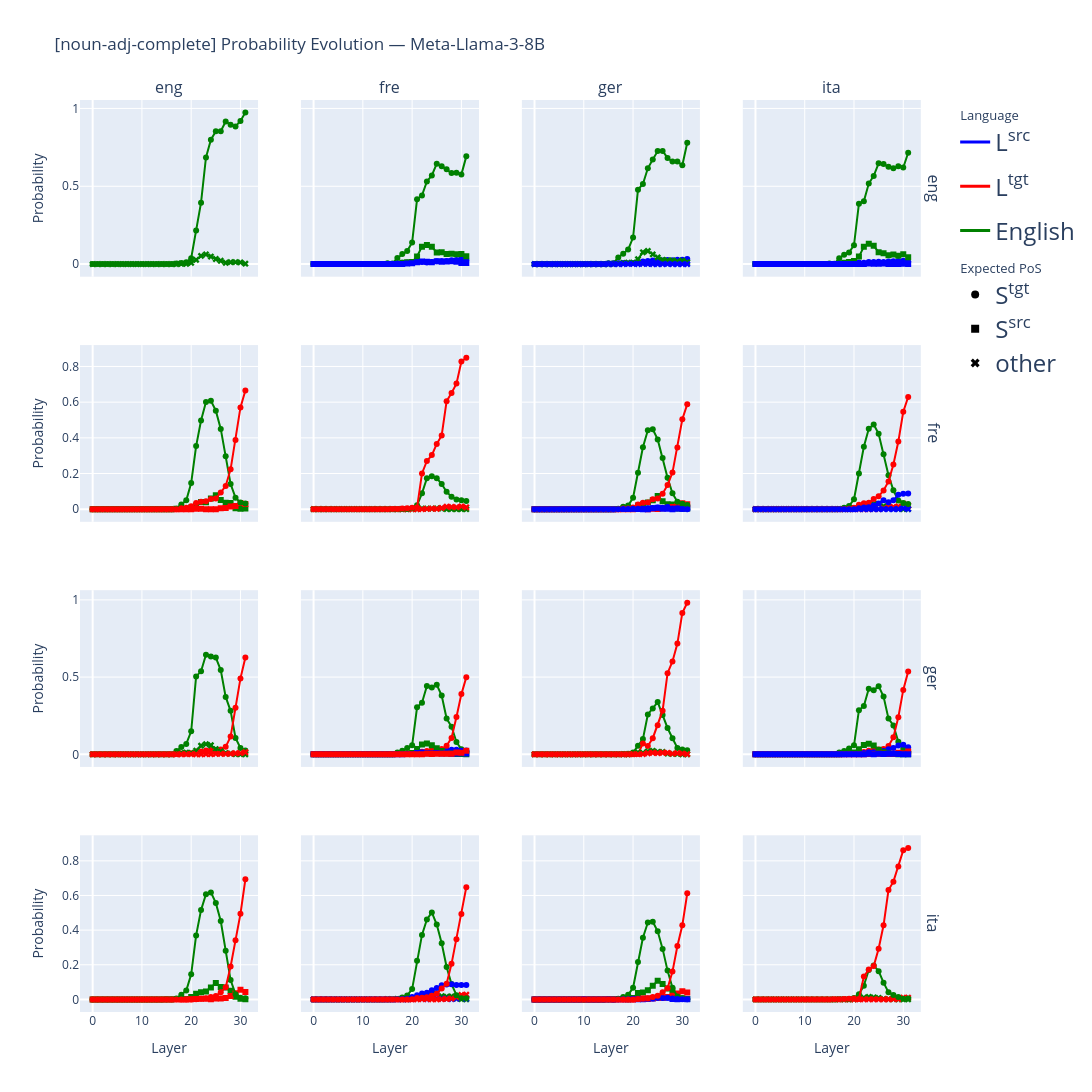
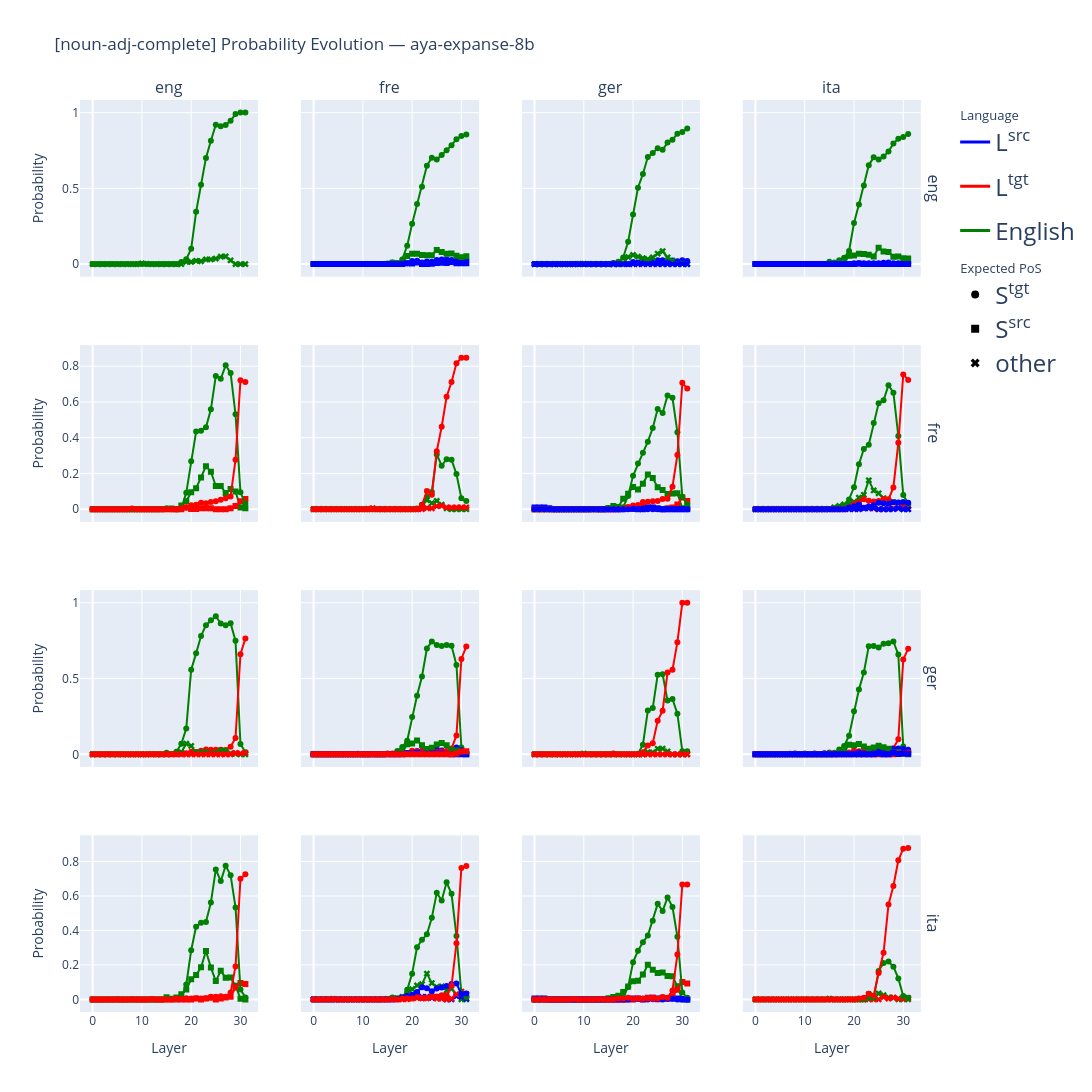
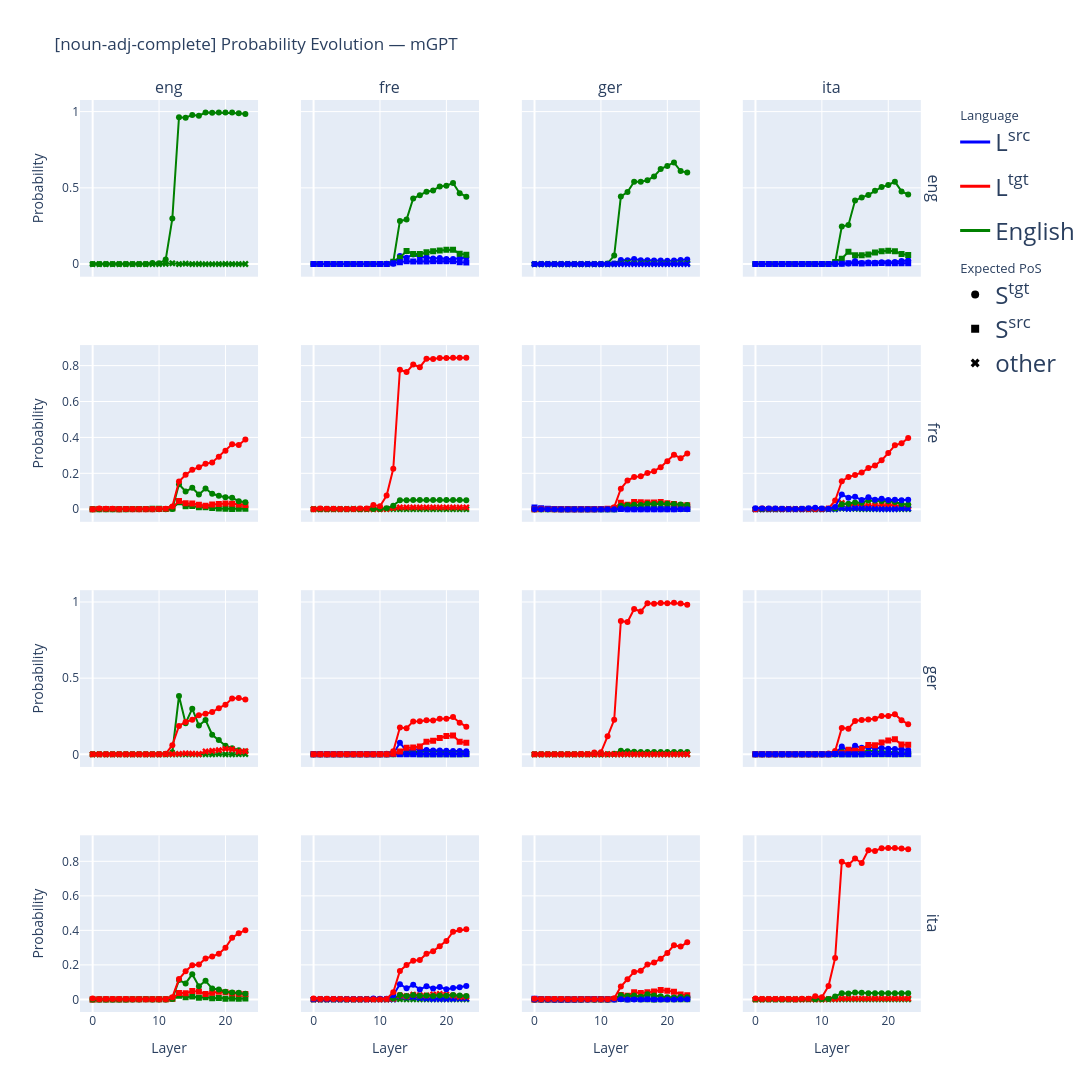
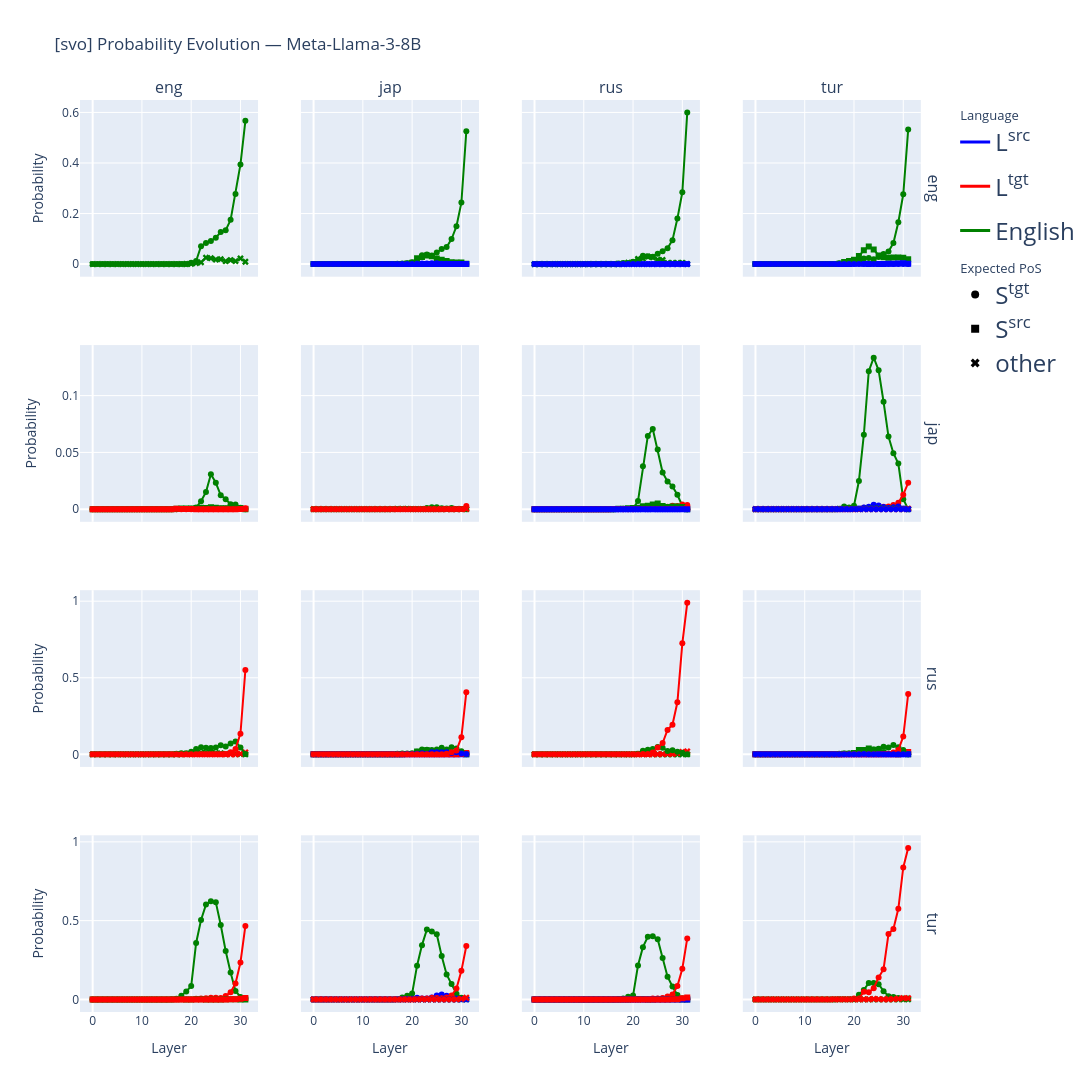

Notebook source saved alongside these figures, in order:
### Code cell
# Two shapes: one for "matches expected POS of tgt", one for "matches expected POS of src"
ROLE_SHAPES = {"tgt": "circle", "src": "square", "mismatch": "x"}

def get_shape(pos, lang_role, src_lang, tgt_lang, experiment):
    """Return shape based on whether pos matches the expected POS of src or tgt."""
    expected_tgt = LANG2S.get(experiment, {}).get(tgt_lang)
    expected_src = LANG2S.get(experiment, {}).get(src_lang)
    if pos == expected_tgt:
        return ROLE_SHAPES["tgt"]
    if pos == expected_src:
        return ROLE_SHAPES["src"]
    return ROLE_SHAPES["mismatch"]


for (experiment, model_short), exp_df in all_data.groupby(['experiment', 'model_short']):

    src_langs = sorted(exp_df['src_lang'].unique())[:4]
    tgt_langs = sorted(exp_df['tgt_lang'].unique())[:4]

    n_rows, n_cols = len(tgt_langs), len(src_langs)

    fig = make_subplots(
        rows=n_rows, cols=n_cols,
        row_titles=tgt_langs,
        column_titles=src_langs,
        shared_xaxes=True,
        shared_yaxes=True,
    )

    for col_i, src_lang in enumerate(src_langs, start=1):
        for row_i, tgt_lang in enumerate(tgt_langs, start=1):

            ROLE_LABELS = {
                "src": "L<sup>src</sup>",
                "tgt": "L<sup>tgt</sup>",
                "eng": "English",
            }

            cell_df = exp_df[
                (exp_df['src_lang'] == src_lang) &
                (exp_df['tgt_lang'] == tgt_lang)
            ]
            if cell_df.empty:
                continue
            
            def lang_to_role(lang, src_lang, tgt_lang):
                if lang == "eng":
                    return "eng"
                if lang == tgt_lang:
                    return "tgt"
                if lang == src_lang:
                    return "src"
                return None

            for token_type in sorted(cell_df['token_type'].unique()):
                parts     = token_type.split('-')
                pos, lang = parts[0], parts[-1]
                role      = lang_to_role(lang, src_lang, tgt_lang)
                color     = ROLE_COLORS[role] if role else "grey"
                label     = ROLE_LABELS[role] if role else lang
                symbol    = get_shape(pos, role, src_lang, tgt_lang, experiment)

                avg_data = (
                    cell_df[cell_df['token_type'] == token_type]
                    .groupby('layer')['prob'].mean()
                    .reset_index()
                )

                fig.add_trace(
                    go.Scatter(
                        x=avg_data['layer'],
                        y=avg_data['prob'],
                        mode='lines+markers',
                        line=dict(color=color),
                        marker=dict(color=color, symbol=symbol),
                        legendgroup=label,
                        showlegend=False,
                        name=label,
                    ),
                    row=row_i, col=col_i,
                )

    # Dummy traces — role legend (lines only, no markers)
    for role, label in ROLE_LABELS.items():
        fig.add_trace(go.Scatter(
            x=[None], y=[None],
            mode='lines',
            name=label,
            line=dict(color=ROLE_COLORS[role], width=3),
            legendgroup=label,
            legendgrouptitle=dict(text="Language") if role == "src" else None,
            showlegend=True,
        ))

    # Dummy traces — marker shape legend (black markers only, no lines)
    shape_legend = {
        "S<sup>tgt</sup>": ROLE_SHAPES["tgt"],
        "S<sup>src</sup>": ROLE_SHAPES["src"],
        "other":           ROLE_SHAPES["mismatch"],
    }
    for i, (label, symbol) in enumerate(shape_legend.items()):
        fig.add_trace(go.Scatter(
            x=[None], y=[None],
            mode='markers',
            name=label,
            marker=dict(color='black', symbol=symbol, size=8),
            legendgrouptitle=dict(text="Expected PoS") if i == 0 else None,
            legendgroup="pos",
            showlegend=True,
        ))

    fig.update_layout(
        title_text=f'[{experiment}] Probability Evolution — {model_short}',
        height=300 * n_rows + 100,
        width=350 * n_cols + 150,
        legend=dict(font=dict(size=24)),
    )

    # Axis titles only on bottom row and leftmost column
    fig.update_xaxes(title_text='Layer', row=n_rows)
    fig.update_yaxes(title_text='Probability', col=1)

    out_path = os.path.join(output_dir, f'prob_evolution_{experiment}_{model_short}_grid-mini.html')
    fig.write_html(out_path)
    pdf_path = os.path.join(output_dir, f'prob_evolution_{experiment}_{model_short}_grid-mini.pdf')
    fig.write_image(pdf_path, format='pdf')
    print(f"Saved PDF: {pdf_path}")
    print(f"Saved: {out_path}")
    fig.show()
